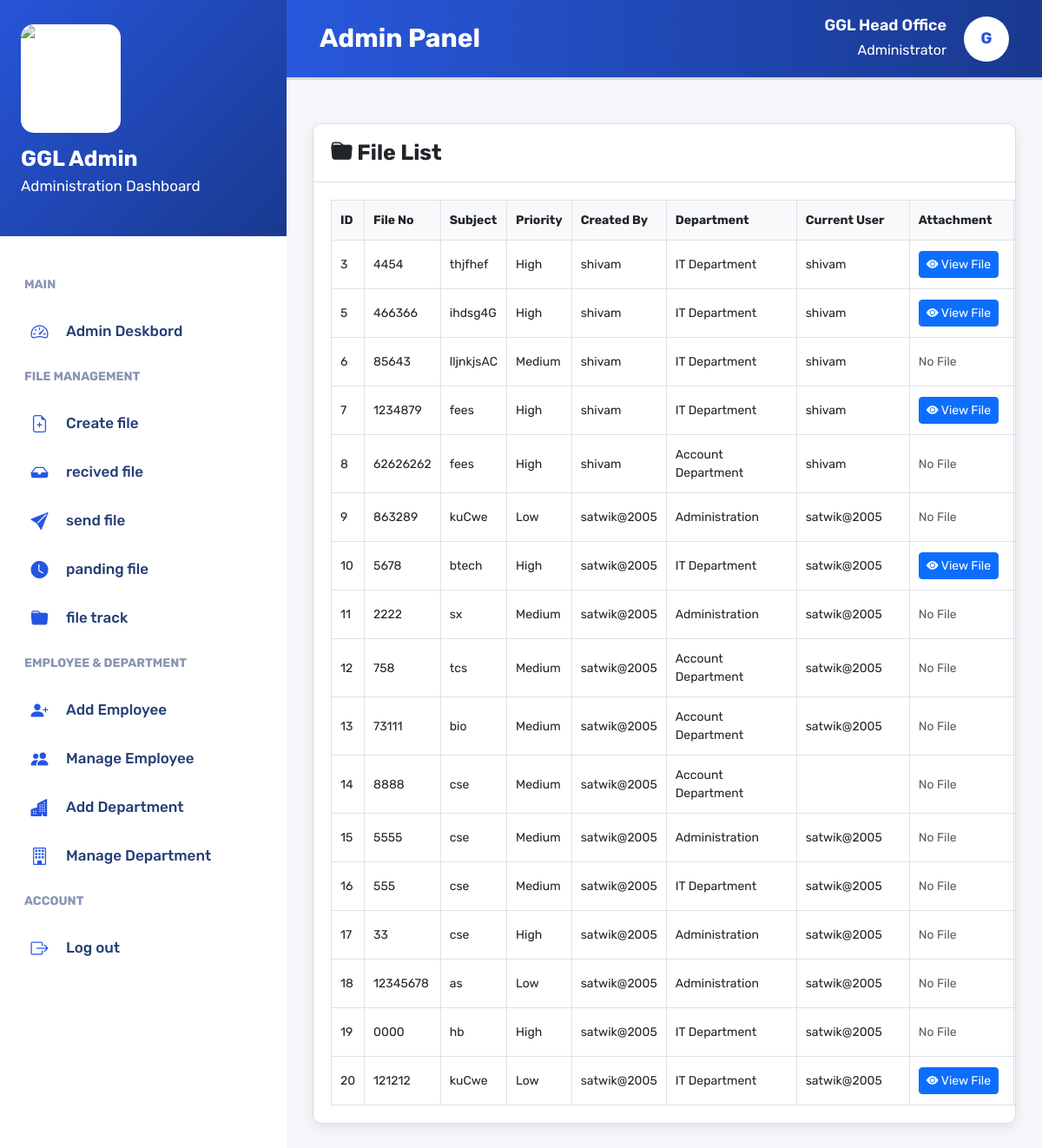
Before: /ab_file_upload/ (signed in) with the older database file.
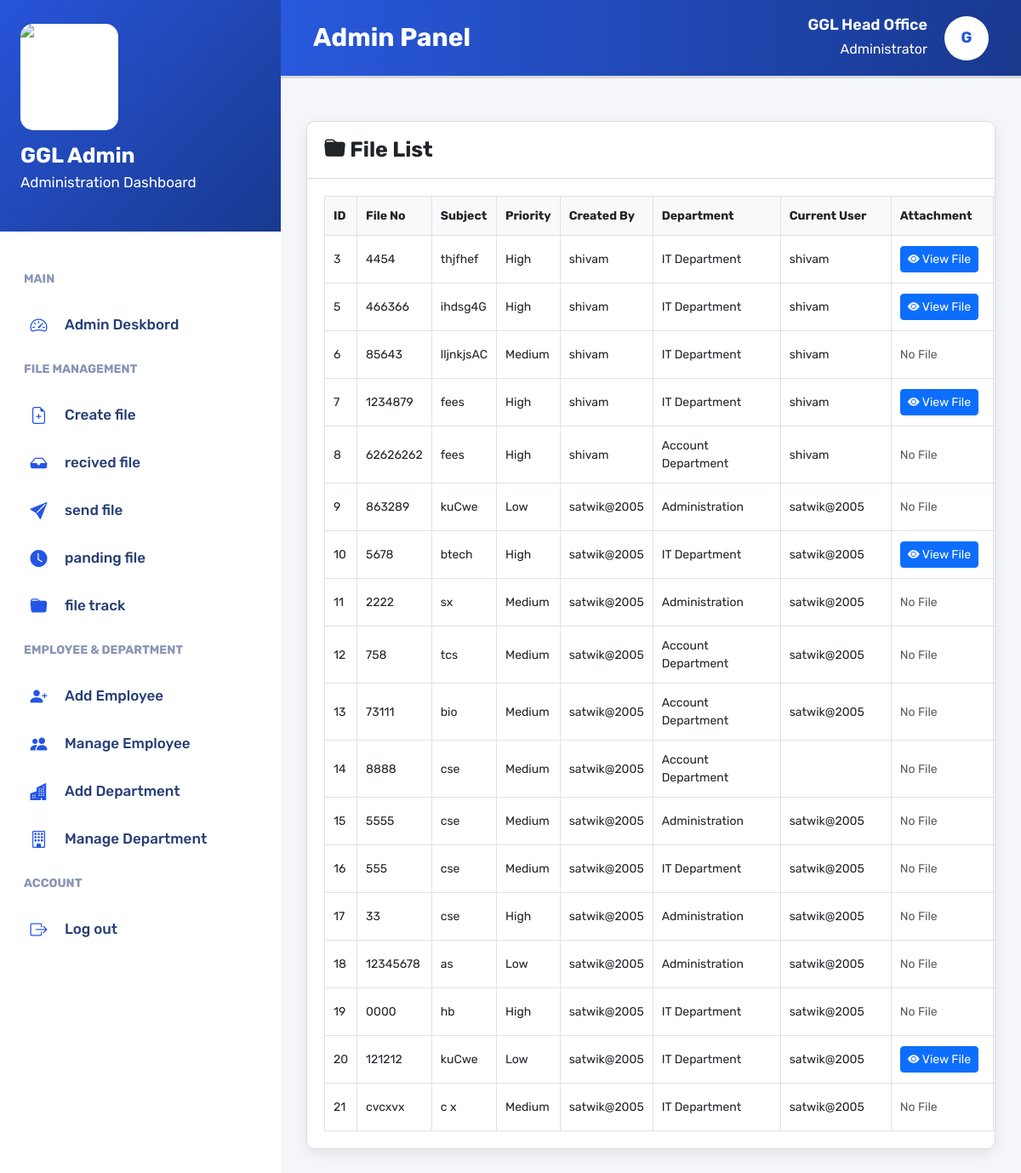
After: the same page with the newer database file.
### myapp/models.py (models this page shows, shortened)
class Fileupload(models.Model):
    file_no = models.CharField(max_length=100, unique=True)
    subject = models.CharField(max_length=255)
    priority = models.CharField(max_length=50)
    create_user = models.CharField(max_length=100, null=True, blank=True)
    departments = models.CharField(max_length=100, null=True, blank=True)
    current_user = models.CharField(max_length=100, null=True, blank=True)
    file = models.FileField(upload_to='uploads/', null=True, blank=True)
    description = models.TextField(null=True, blank=True)
    remarks = models.TextField(null=True, blank=True)
    status = models.CharField(max_length=20, default='Pending')
    created_at = models.DateTimeField(auto_now_add=True)

### myapp/views.py (the view)
# urls.py: path('ab_file_upload/', views.ab_file_upload, name='ab_file_upload'),
@cache_control(no_cache=True, must_revalidate=True, no_store=True)
def ab_file_upload(request):
    if 'adminid' not in request.session:
        return redirect('adminlogin')
    filedata = Fileupload.objects.all()
    return render(
        request,
        'admin/trackfile.htm',
        {
            'filedata': filedata
        }
    )

### myapp/templates/admin/trackfile.htm (shortened to what this page needs)
{% extends 'admin/adminlayout.htm' %}
{% block admin %}
<div class="file-list-container">
    <div class="file-card">
        <div class="file-card-header">
            <h3>
                <i class="bi bi-folder-fill"></i>
                File List
            </h3>
        </div>
        <div class="file-table-wrapper">
            <table class="file-table">
                <thead>
                    <tr>
                        <th>ID</th>
                        <th>File No</th>
                        <th>Subject</th>
                        <th>Priority</th>
                        <th>Created By</th>
                        <th>Department</th>
                        <th>Current User</th>
                        <th>Attachment</th>
                    </tr>
                </thead>
                <tbody>
                    {% for data in filedata %}
                    <tr>
                        <td>
                            {{ data.id }}
                        </td>
                        <td>
                            {{ data.file_no }}
                        </td>
                        <td>
                            {{ data.subject }}
                        </td>
                        <td>
                            {{ data.priority }}
                        </td>
                        <td>
                            {{ data.create_user }}
                        </td>
                        <td class="department-column">
                            {{ data.departments }}
                        </td>
                        <td class="user-column">
                            {{ data.current_user }}
                        </td>
                        <td class="attachment-column">
                            {% if data.file %}
                            <a href="{{ data.file.url }}" target="_blank" class="btn btn-primary btn-sm">
                                <i class="bi bi-eye-fill"></i>
                                View File
                            </a>
                            {% else %}
                            <span class="text-muted">
                                No File
                            </span>
                            {% endif %}
                        </td>
                    </tr>
                    {% empty %}
                    <tr>
                        <td colspan="12" class="text-center">
                            No Files Found
                        </td>
                    </tr>
                    {% endfor %}
                </tbody>
            </table>
        </div>
    </div>
</div>
{% endblock %}

Changed rows visible on the page:
added Fileupload: id "21", file_no "cvcxvx", subject "c x", priority "Medium", create_user "satwik@2005", departments "IT Department", current_user "satwik@2005", file "No File"
